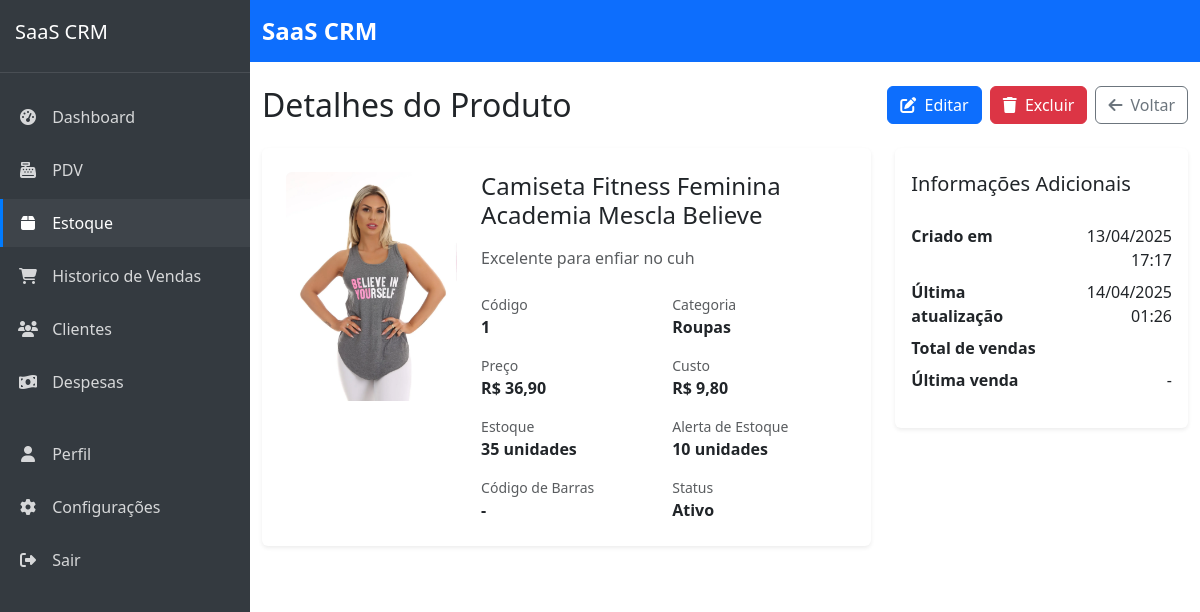
/produtos/2/ (signed in), run on an earlier commit of the app's database.
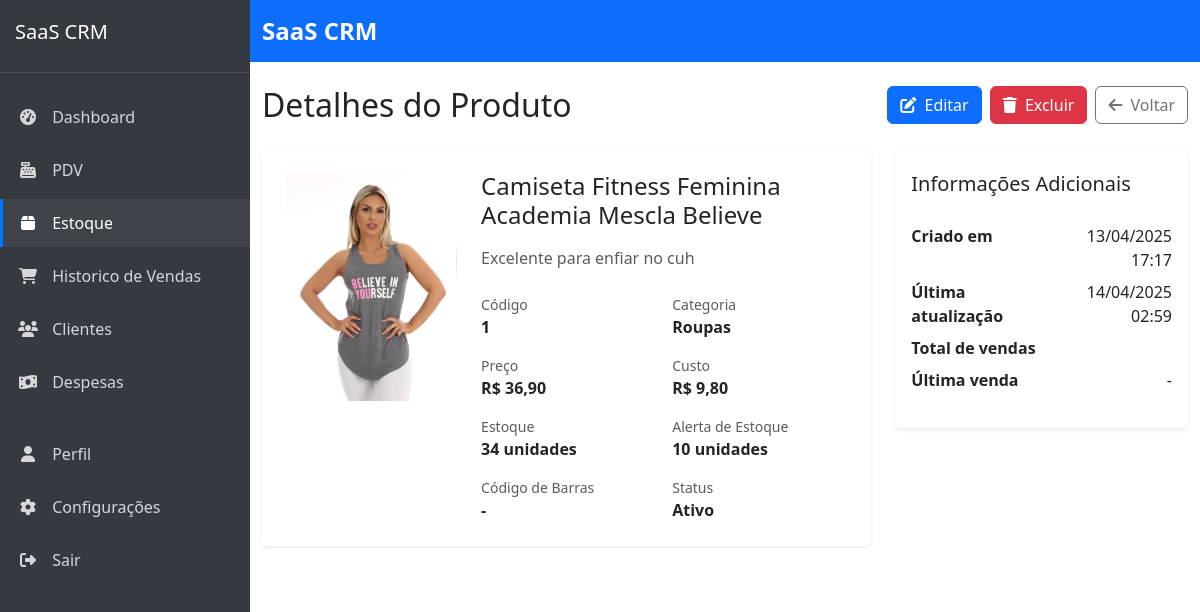
And on a later commit of the database.
### products/models.py (models this page shows, shortened)
class Product(models.Model):
    company = models.ForeignKey(Company, on_delete=models.CASCADE, verbose_name='Empresa', related_name='products')
    name = models.CharField('Nome', max_length=100)
    code = models.CharField('Código', max_length=50, unique=True, blank=True, null=True)
    description = models.TextField('Descrição', blank=True, null=True)
    category = models.ForeignKey(Category, on_delete=models.CASCADE, verbose_name='Categoria', related_name='products')
    price = models.DecimalField('Preço', max_digits=10, decimal_places=2)
    cost = models.DecimalField('Custo', max_digits=10, decimal_places=2)
    stock_quantity = models.PositiveIntegerField('Quantidade em estoque', default=0)
    stock_alert_level = models.PositiveIntegerField('Nível de alerta de estoque', default=10)
    barcode = models.CharField('Código de barras', max_length=100, blank=True, null=True)
    image = models.ImageField('Imagem', upload_to='products/', blank=True, null=True)
    is_active = models.BooleanField('Ativo', default=True)
    has_variations = models.BooleanField('Possui variações', default=False)
    created_at = models.DateTimeField('Criado em', auto_now_add=True)
    updated_at = models.DateTimeField('Atualizado em', auto_now=True)
    class Meta:
        verbose_name = 'Produto'
        verbose_name_plural = 'Produtos'
        ordering = ['name']
        unique_together = [['company', 'code'], ['company', 'barcode']]  # Prevent duplicate codes/barcodes within same company

class Category(models.Model):
    company = models.ForeignKey(Company, on_delete=models.CASCADE, verbose_name='Empresa', related_name='categories')
    name = models.CharField('Nome', max_length=100)
    description = models.TextField('Descrição', blank=True, null=True)
    created_at = models.DateTimeField('Criado em', auto_now_add=True)
    updated_at = models.DateTimeField('Atualizado em', auto_now=True)
    class Meta:
        verbose_name = 'Categoria'
        verbose_name_plural = 'Categorias'
        ordering = ['name']
        unique_together = ['company', 'name']  # Prevent duplicate category names within same company

### products/views.py (the view)
# urls.py: path('<int:pk>/', views.product_detail, name='product_detail'),
@login_required
def product_detail(request, pk):
    product = get_object_or_404(Product, pk=pk, company=request.user.company)
    if product.cost and product.cost > 0:
        margin = ((product.price - product.cost) / product.cost) * 100
    else:
        margin = 0
    context = {
        'product': product,
        'margin': round(margin, 2)
    }
    return render(request, 'products/product_detail.html', context)

### templates/products/product_detail.html (shortened to what the changed rows need)
{% extends 'core/base.html' %}
{% block content %}
<div class="d-flex justify-content-between align-items-center mb-4">
    <h1 class="h2 mb-0">Detalhes do Produto</h1>
</div>
<div class="row">
    <div class="col-lg-8">
        <div class="card border-0 shadow-sm">
            <div class="card-body p-4">
                <div class="row">
                    <div class="col-md-4">
                        {% if product.image %}
                        <img src="{{ product.image.url }}" alt="{{ product.name }}" class="img-fluid rounded">
                        {% else %}
                        <div class="bg-light rounded p-4 text-center">
                            <i class="fas fa-image fa-3x text-muted"></i>
                        </div>
                        {% endif %}
                    </div>
                    <div class="col-md-8">
                        <h2 class="h4 mb-3">{{ product.name }}</h2>
                        <p class="text-muted mb-4">{{ product.description|default:"Sem descrição" }}</p>
                        <div class="row g-3">
                            <div class="col-6">
                                <small class="text-muted d-block">Código</small>
                                <strong>{{ product.code|default:"-" }}</strong>
                            </div>
                            <div class="col-6">
                                <small class="text-muted d-block">Categoria</small>
                                <strong>{{ product.category.name }}</strong>
                            </div>
                            <div class="col-6">
                                <small class="text-muted d-block">Preço</small>
                                <strong>R$ {{ product.price }}</strong>
                            </div>
                            <div class="col-6">
                                <small class="text-muted d-block">Custo</small>
                                <strong>R$ {{ product.cost }}</strong>
                            </div>
                            <div class="col-6">
                                <small class="text-muted d-block">Estoque</small>
                                <strong>{{ product.stock_quantity }} unidades</strong>
                            </div>
                            <div class="col-6">
                                <small class="text-muted d-block">Alerta de Estoque</small>
                                <strong>{{ product.stock_alert_level }} unidades</strong>
                            </div>
                            <div class="col-6">
                                <small class="text-muted d-block">Código de Barras</small>
                                <strong>{{ product.barcode|default:"-" }}</strong>
                            </div>
                            <div class="col-6">
                                <small class="text-muted d-block">Status</small>
                                <strong>{{ product.is_active|yesno:"Ativo,Inativo" }}</strong>
                            </div>
                        </div>
                    </div>
                </div>
            </div>
        </div>
    </div>
    <div class="col-lg-4">
        <div class="card border-0 shadow-sm mb-4">
            <div class="card-body">
                <table class="table table-sm">
                    <tr>
                        <td class="border-0 ps-0"><strong>Criado em</strong></td>
                        <td class="border-0 text-end pe-0">{{ product.created_at|date:"d/m/Y H:i" }}</td>
                    </tr>
                    <tr>
                        <td class="border-0 ps-0"><strong>Última atualização</strong></td>
                        <td class="border-0 text-end pe-0">{{ product.updated_at|date:"d/m/Y H:i" }}</td>
                    </tr>
                </table>
            </div>
        </div>
    </div>
</div>
{% endblock %}

What changed in the data, as far as the page shows it:
changed Product "Camiseta Fitness Feminina Academia Mescla Believe": stock_quantity "35" → "34"; updated_at "14/04/2025 01:26" → "14/04/2025 02:59"
